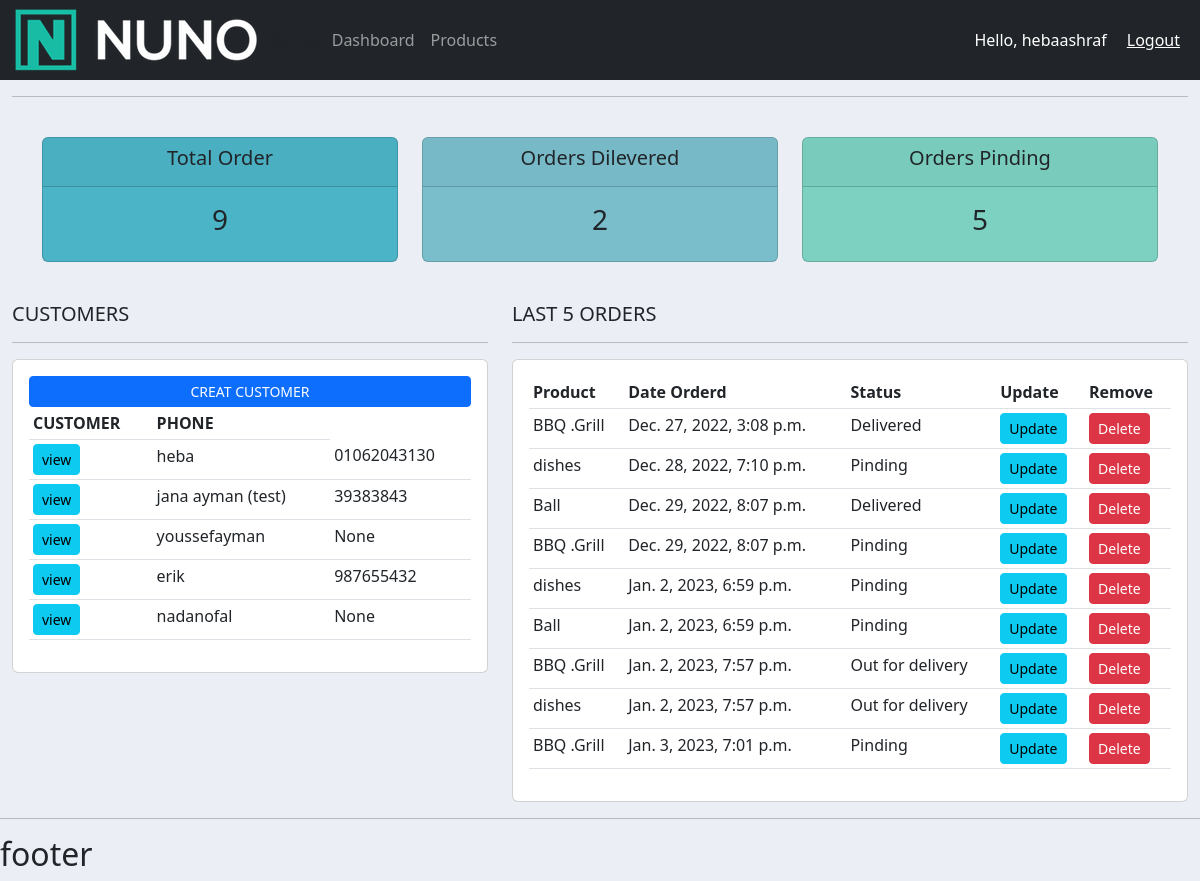
The app's page / (signed in) with its own data.
### accounts/models.py (models this page shows, shortened)
class Customer(models.Model):
    user = models.OneToOneField(User, null= True, blank=True, on_delete=models.CASCADE)
    name = models.CharField(max_length=200, null= True)
    phone = models.CharField(max_length=200, null= True)
    email = models.CharField(max_length=200, null= True)
    profile_pic = models.ImageField(default='avatar1.png',null= True, blank= True)
    date_created = models.DateTimeField(auto_now_add= True, null= True)

class Order(models.Model):
    STATUS =(
        ('Pinding','Pinding'),
        ('Out for delivery','Out for delivery'),
        ('Delivered','Delivered'),
    )
    customer = models.ForeignKey(Customer, null= True, on_delete= models.SET_NULL)
    product =models.ForeignKey(Product, null= True, on_delete= models.SET_NULL)
    date_created = models.DateTimeField(auto_now_add= True, null= True)
    status = models.CharField(max_length=200, null= True, choices=STATUS)
    note = models.CharField(max_length=1000, null= True)

class Product(models.Model):
    CATEGORY =(
        ('Indoor','Indoor'),
        ('Outdoor','Outdoor'),
    )
    name = models.CharField(max_length=200, null= True)
    price = models.FloatField(null= True)
    category = models.CharField(max_length=200, null= True, choices=CATEGORY)
    descreption = models.CharField(max_length=200, null= True, blank= True)
    date_created = models.DateTimeField(auto_now_add= True, null= True)
    tags = models.ManyToManyField(Tag)
    def __str__(self):
        return self.name

### accounts/decorators.py (the view)
    def wrapper_function(request, *args, **kwargs):
        group = None
        if request.user.groups.exists():
           group = request.user.groups.all()[0].name
        if group == 'customer':
            return redirect('user-page')
        if group == 'admin':
            return view_func(request, *args, **kwargs)

### accounts/views.py (called while the page is built)
@login_required(login_url='login')
@admin_only
def home(request):
    orders = Order.objects.all()
    customers = Customer.objects.all()
    total_orders= orders.count()
    total_customers = customers.count()
    delivered = orders.filter(status='Delivered').count()
    pinding = orders.filter(status='Pinding').count()
    context = {
        'orders': orders,
        'customers': customers,
        'delivered': delivered,
        'pinding': pinding,
        'total_orders': total_orders,
        'total_customers': total_customers,
    }
    return render (request, 'accounts/dashboard.html', context)

### accounts/templates/accounts/dashboard.html
{% extends 'accounts/main.html' %}
{% block content %}
{% include  'accounts/status.html'%}
<br>
<div class ='row'>
    <div class ='col-md-5'>
        <h5> CUSTOMERS </h5>
        <hr>
        <div class='card card-body'>
            <a class ='btn btn-primary btn-sm btn-block' href='#'>CREAT CUSTOMER </a>
            <table class ='table table-sm'>
                <tr>
                    <th> CUSTOMER </th>
                    <th> PHONE </th>
                </tr>
                {% for customer in customers %}
                <tr>
                    <td><a class='btn btn-sm btn-info' href='{% url "customer" customer.id %}'>view</a></td>
                    <td>{{customer.name}}</td>
                    <td>{{customer.phone}}</td>
                </tr>
                {% endfor %}
            </table>
        </div>
    </div>
    <div class='col-md-7'>
        <h5> LAST 5 ORDERS </h5>
        <hr>
        <div class='card card-body'>
            <table class ='table table-sm'>
                <tr>
                    <th>Product</th>
                    <th> Date Orderd </th>
                    <th> Status </th>
                    <th> Update </th>
                    <th> Remove </th>
                </tr>
                {% for order in orders %}
                <tr>
                    <td>{{order.product}}</td>
                    <td>{{order.date_created}}</td>
                    <td>{{order.status}}</td>
                    <td><a class='btn btn-sm btn-info' href='{% url 'update_order' order.id %}'>Update</a></td>
                    <td><a class='btn btn-sm btn-danger'href='{% url 'delete_order' order.id %}'>Delete</a></td>
                </tr>
                {% endfor %}
            </table>
        </div>
    </div>
</div>
{% endblock content %}

### accounts/templates/accounts/main.html (shortened to what this page needs)
{% load static %}
<!DOCTYPE html>
<html>
    <head>
        <link href="https://cdn.jsdelivr.net/npm/bootstrap@5.3.0-alpha1/dist/css/bootstrap.min.css" rel="stylesheet">
        <link href='{% static '/css/main.css' %}' rel='stylesheet' type='text/css'>
    </head>
    <body>
         {% include  'accounts/navbar.html'%}
         <div class ='container-fluid'>
        <hr>
        {% block content %}
        {% endblock content %}
         </div>
        <hr>
        <h2> footer </h2>
    </body>
</html>

### accounts/templates/accounts/navbar.html (shortened to what this page needs)
{% load static %}
<nav class="navbar navbar-expand-lg navbar-dark bg-dark">
    <img src="{% static 'images/nuno.png' %}">Navbar</img>
    <div class="collapse navbar-collapse" id="navbarNav">
      <ul class="navbar-nav">
        {% if request.user.is_staff %}
        <li class="nav-item active">
          <a class="nav-link" href="{% url 'home' %}">Dashboard </a>
        </li>
        <li class="nav-item">
          <a class="nav-link" href="{% url 'product' %}">Products </a>
        </li>
        {% else %}
        <li class="nav-item">
          <a class="nav-link" href="{% url 'account' %}"> Settings </a>
        </li>
        {% endif %}
      </ul>
    </div>
    <span class ='hello-msg'>Hello, {{request.user}}</span>
    <span><a class='hello-msg' href='{% url 'logout' %}'>Logout</a></span>
  </nav>

### accounts/templates/accounts/status.html
<br>
<div class='container'>
<div class="row">
    <div class= 'col'>
        <div class='col-md'>
            <div class= 'card text-center text-wight mb-3' id='total-orders'>
                <div class='card-header'>
                    <h5 class='card-title'>Total Order</h5>
                </div>
                <div class='card-body'>
                    <h3 class='card-title'>{{total_orders}}</h3>
                </div>
            </div>
        </div>
    </div>
    <div class= 'col'>
        <div class='col-md'>
            <div class= 'card text-center text-wight mb-3' id='orders-dilevered'>
                <div class='card-header'>
                    <h5 class='card-title'>Orders Dilevered</h5>
                </div>
                <div class='card-body'>
                    <h3 class='card-title'>{{delivered}}</h3>
                </div>
            </div>
        </div>
    </div>
    <div class= 'col'>
        <div class='col-md'>
            <div class= 'card text-center text-wight mb-3' id='orders-pinding'>
                <div class='card-header'>
                    <h5 class='card-title'> Orders Pinding </h5>
                </div>
                <div class='card-body'>
                    <h3 class='card-title'>{{pinding}}</h3>
                </div>
            </div>
        </div>
    </div>
</div>
</div>

### static/css/main.css (style rules this page uses)
body { background-color: #ebeff5; }
#total-orders { background-color: #4cb4c7; }
#orders-dilevered { background-color: #7abecc; }
#orders-pinding { background-color: #7CD1C0; }

### accounts/templates/accounts/navbar.html (style rules this page uses)
.hello-msg { font-size: 18; color: #fff; margin-right: 20px; }

### records on screen
Customer: name "heba", phone "01062043130"
Customer: name "jana ayman (test)", phone "39383843"
Customer: name "youssefayman", phone "None"
Customer: name "erik", phone "987655432"
Customer: name "nadanofal", phone "None"
Order: product "BBQ .Grill", date_created "Dec. 27, 2022, 3:08 p.m.", status "Delivered"
Order: product "dishes", date_created "Dec. 28, 2022, 7:10 p.m.", status "Pinding"
Order: product "Ball", date_created "Dec. 29, 2022, 8:07 p.m.", status "Delivered"
Order: product "BBQ .Grill", date_created "Dec. 29, 2022, 8:07 p.m.", status "Pinding"
Order: product "dishes", date_created "Jan. 2, 2023, 6:59 p.m.", status "Pinding"
Order: product "Ball", date_created "Jan. 2, 2023, 6:59 p.m.", status "Pinding"
Order: product "BBQ .Grill", date_created "Jan. 2, 2023, 7:57 p.m.", status "Out for delivery"
Order: product "dishes", date_created "Jan. 2, 2023, 7:57 p.m.", status "Out for delivery"
Order: product "BBQ .Grill", date_created "Jan. 3, 2023, 7:01 p.m.", status "Pinding"

### other values on screen
{{ request.user }} "hebaashraf"
{{ total_orders }} "9"
{{ delivered }} "2"
{{ pinding }} "5"
